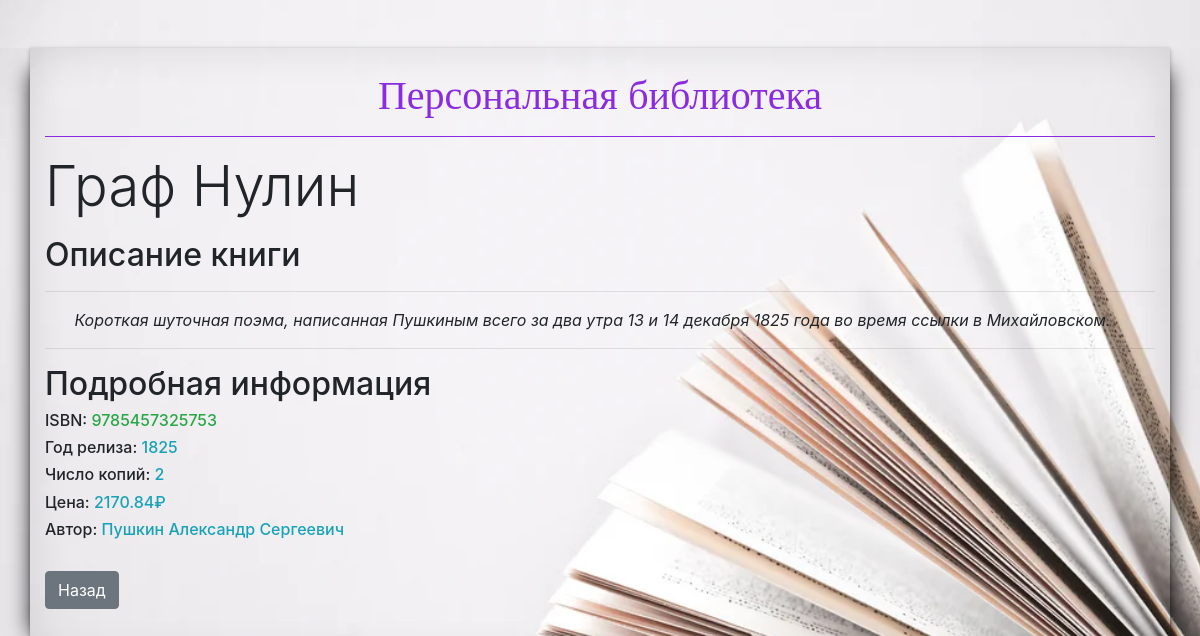
The app's page /library/book/5?page=1 with its own data.
### p_library/models.py (models this page shows, shortened)
class Book(models.Model):
    ISBN = models.CharField(max_length=13)
    title = models.CharField(max_length=50, unique=True,)
    description = models.TextField()
    year_release = models.SmallIntegerField()
    copy_count = models.SmallIntegerField(default=1)
    price = models.DecimalField(default=None, max_digits=19, decimal_places=2)
    author = models.ForeignKey(
        Author, on_delete=models.CASCADE, related_name='author_books')
    friend = models.ForeignKey(Friend, on_delete=models.SET_NULL,
                               related_name='friend_books', null=True, blank=True)

class Author(models.Model):
    full_name = models.TextField()
    birth_year = models.SmallIntegerField()
    country = models.CharField(max_length=2)

### p_library/views.py (the view)
# urls.py: path('book/<int:book_id>', BookDetailView.as_view(), name='book_detail'),
class BookDetailView(DetailView, BookEditMixin, BookMixin):
    template_name = 'book_detail.html'
    model = Book
    pk_url_kwarg = 'book_id'

### p_library/views.py (called while the page is built)
    def get_context_data(self, **kwargs):
        context = super().get_context_data(**kwargs)
        context['authors'] = Author.objects.order_by('full_name')
        return context

    def get_context_data(self, **kwargs):
        context = super().get_context_data(**kwargs)
        if self.author_by == None:
            author_by = Book.objects.get(
                pk=self.kwargs['book_id'] or 1).author
            context['author_by'] = author_by
        else:
            context['author_by'] = self.author_by
        return context

    def get_context_data(self, **kwargs):
        context = super().get_context_data(**kwargs)
        context['pn'] = self.request.GET.get('page', 1)
        return context

### templates/book_detail.html (shortened to what this page needs)
{% extends 'base.html' %}
{% block main %}
    <div class="book-detail">
        <h1 class="display-4 mb-3 mt-3">{{book.title}}</h1>
        <h2>Описание книги</h2>
        <hr>
        <p class="book-description"><em>&nbsp;{{book.description|linebreaksbr}}</em></p>
        <hr>
        <h2>Подробная информация</h2>
        <h6>ISBN: <span class="detail-info text-success">{{book.ISBN}}</span></h6>
        <h6>Год релиза: <span class="detail-info text-info">{{book.year_release}}</span></h6>
        <h6>Число копий: <span class="detail-info text-info">{{book.copy_count}}</span></h6>
        <h6>Цена: <span class="detail-info text-info">{{book.price}}&#x20bd;</span></h6>
        <h6>Автор: <span class="detail-info text-info">{{book.author.full_name}}</span></h6>
        <a href="{% url 'p_library:books_list' author_id=author_by.id%}?page={{pn}}" class="btn btn-secondary mt-4" role="button" aria-pressed="true">Назад</a>
    </div>
{% endblock main %}

### static/main.css (style rules this page uses)
html, body { height: 100%; min-height: 100%; margin: 0; padding: 0; background-image: url('img/bg.jpg'); background-size: cover; background-repeat: no-repeat; }
.container .book-detail .book-description { text-indent: 25px; }

### records on screen
Book: title "Граф Нулин", description "Короткая шуточная поэма, написанная Пушкиным всего за два утра 13 и 14 декабря 1825 года во время ссылки в Михайловском.", ISBN "9785457325753", year_release "1825", copy_count "2", price "2170.84", author.full_name "Пушкин Александр Сергеевич"
